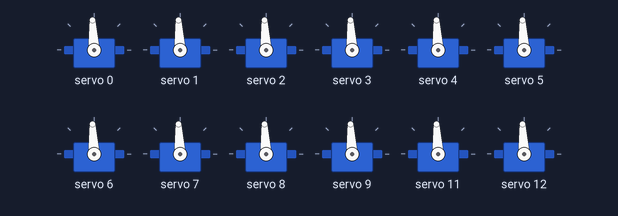
Bench run of a sketch on a simulated Arduino Uno, built with avr-gcc and run on an emulated ATmega328P. On the bench: 12 × servo. At 6.0 s the program stops and its outputs stay as they are.

Above: at 0.1 s.
At 3.1 s:
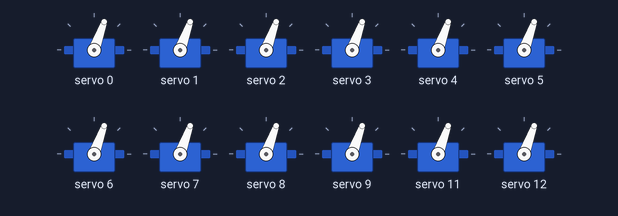
Timing chart, 0 to 4.6 s (numbered marks = the images above):
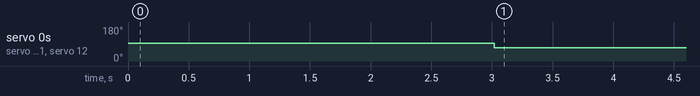

Measured:
- by itself, servo 0–9, servo 11, servo 12: 93° → 70° at 3.0 s

The sketch:

test_16servo.ino
```cpp
#include <Wire.h>
#include <Servo.h>
#include <Adafruit_PWMServoDriver.h>

Adafruit_PWMServoDriver pwm = Adafruit_PWMServoDriver();

#define servoMIN 150
#define servoMAX 600
#define servo1 0
#define servo2 1
#define servo3 2
#define servo4 3

#define servo5 4
#define servo6 5
#define servo7 6
#define servo8 7

#define servo9 8
#define servo10 9
#define servo11 0
#define servo12 11

#define servo13 12
#define servo14 13
#define servo15 14
#define servo16 15

#define hauteur1 +4.5874
#define hauteur2 +4.5874
#define hauteur3 +4.5874
#define hauteur4 +4.5874

#define hauteur5 +4.5874
#define hauteur6 +4.5874
#define hauteur7 +4.5874
#define hauteur8 +4.5874

#define hauteur9 +4.5874
#define hauteur10 +4.5874
#define hauteur11 +4.5874
#define hauteur12 +4.5874

#define hauteur13 +4.5874
#define hauteur14 +4.5874
#define hauteur15 +4.5874
#define hauteur16 +4.5874


uint8_t servonum = 0;

void setup(){
  Serial.begin(9600);
//Adafruit_PWMServoDriver pwm = Adafruit_PWMServoDriver();
//Serial.println("16 channel Servo test!");
  pwm.begin();
  pwm.setPWMFreq(60); //Analog servos run at ~60 Hz
  pwm.writeMicroseconds(servo1, 1500);
  pwm.writeMicroseconds(servo2, 1500);
  pwm.writeMicroseconds(servo3, 1500);
  pwm.writeMicroseconds(servo4, 1500);

  pwm.writeMicroseconds(servo5, 1500);
  pwm.writeMicroseconds(servo6, 1500);
  pwm.writeMicroseconds(servo7, 1500);
  pwm.writeMicroseconds(servo8, 1500);

  pwm.writeMicroseconds(servo9, 1500);
  pwm.writeMicroseconds(servo10, 1500);
  pwm.writeMicroseconds(servo11, 1500);
  pwm.writeMicroseconds(servo12, 1500);

  pwm.writeMicroseconds(servo13, 1500);
  pwm.writeMicroseconds(servo14, 1500);
  pwm.writeMicroseconds(servo15, 1500);
  pwm.writeMicroseconds(servo16, 1500);
  delay(3000);
  //yield();
}

void loop(){
  int time1 = -(50*hauteur1) + 1500;
  int time2 = -(50*hauteur2) + 1500;
  int time3 = -(50*hauteur3) + 1500;
  int time4 = -(50*hauteur4) + 1500;

  int time5 = -(50*hauteur5) + 1500;
  int time6 = -(50*hauteur6) + 1500;
  int time7 = -(50*hauteur7) + 1500;
  int time8 = -(50*hauteur8) + 1500;

  int time9 = -(50*hauteur9) + 1500;
  int time10 = -(50*hauteur10) + 1500;
  int time11 = -(50*hauteur11) + 1500;
  int time12 = -(50*hauteur12) + 1500;

  int time13 = -(50*hauteur13) + 1500;
  int time14 = -(50*hauteur14) + 1500;
  int time15 = -(50*hauteur15) + 1500;
  int time16 = -(50*hauteur16) + 1500;

  pwm.writeMicroseconds(servo1, time1);
  pwm.writeMicroseconds(servo2, time2);
  pwm.writeMicroseconds(servo3, time3);
  pwm.writeMicroseconds(servo4, time4);

  pwm.writeMicroseconds(servo5, time5);
  pwm.writeMicroseconds(servo6, time6);
  pwm.writeMicroseconds(servo7, time7);
  pwm.writeMicroseconds(servo8, time8);

  pwm.writeMicroseconds(servo9, time9);
  pwm.writeMicroseconds(servo10, time10);
  pwm.writeMicroseconds(servo11, time11);
  pwm.writeMicroseconds(servo12, time12);

  pwm.writeMicroseconds(servo13, time13);
  pwm.writeMicroseconds(servo14, time14);
  pwm.writeMicroseconds(servo15, time15);
  pwm.writeMicroseconds(servo16, time16);
  delay(3000);
  /*
  pwm.writeMicroseconds(servo, 1500);
  delay(3000);

  pwm.writeMicroseconds(servo, 1250);
  delay(3000);

  pwm.writeMicroseconds(servo, 1100);
  delay(3000);
  */
  exit(0);
 /*
  //Adafruit_PWMServoDriver pwm = Adafruit_PWMServoDriver();
  //for (int servo = 0; servo < 4; servo++){
    pwm.setPWM(1, 0, 0);
    //Serial.println(servo);
    delay(500);
  //}

  pwm.setPWM(4, 0, 200);
    //Serial.println(servo);
  delay(500);

  pwm.setPWM(1, 0, 400);
    //Serial.println(servo);
  delay(500);

  pwm.setPWM(2, 0, 600);
    //Serial.println(servo);
  delay(500);
  */


  //pwm.writeMicroseconds(0, 1900);
  //delay(3000);

}
```
